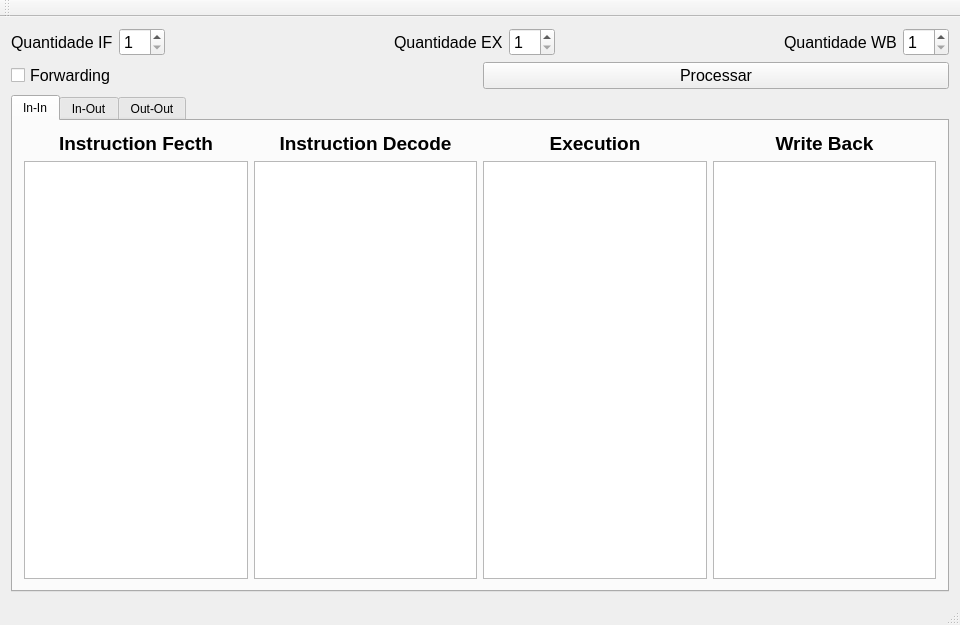
<?xml version="1.0" encoding="UTF-8"?>
<ui version="4.0">
 <class>MainWindow</class>
 <widget class="QMainWindow" name="MainWindow">
  <property name="geometry">
   <rect>
    <x>0</x>
    <y>0</y>
    <width>960</width>
    <height>625</height>
   </rect>
  </property>
  <property name="windowTitle">
   <string>Simulador MIPS</string>
  </property>
  <widget class="QWidget" name="centralWidget">
   <layout class="QGridLayout" name="gridLayout_2">
    <item row="1" column="1">
     <widget class="QCheckBox" name="forwarding">
      <property name="font">
       <font>
        <pointsize>12</pointsize>
       </font>
      </property>
      <property name="text">
       <string>Forwarding</string>
      </property>
     </widget>
    </item>
    <item row="0" column="1" colspan="2">
     <layout class="QGridLayout" name="gridLayout">
      <item row="0" column="2">
       <spacer name="horizontalSpacer">
        <property name="orientation">
         <enum>Qt::Horizontal</enum>
        </property>
        <property name="sizeHint" stdset="0">
         <size>
          <width>40</width>
          <height>20</height>
         </size>
        </property>
       </spacer>
      </item>
      <item row="0" column="6">
       <widget class="QLabel" name="label_4">
        <property name="font">
         <font>
          <pointsize>12</pointsize>
         </font>
        </property>
        <property name="text">
         <string>Quantidade WB</string>
        </property>
       </widget>
      </item>
      <item row="0" column="7">
       <widget class="QSpinBox" name="qtdWB">
        <property name="font">
         <font>
          <pointsize>12</pointsize>
         </font>
        </property>
        <property name="minimum">
         <number>1</number>
        </property>
        <property name="maximum">
         <number>10</number>
        </property>
       </widget>
      </item>
      <item row="0" column="1">
       <widget class="QSpinBox" name="qtdIF">
        <property name="font">
         <font>
          <pointsize>12</pointsize>
         </font>
        </property>
        <property name="minimum">
         <number>1</number>
        </property>
        <property name="maximum">
         <number>10</number>
        </property>
       </widget>
      </item>
      <item row="0" column="0">
       <widget class="QLabel" name="label">
        <property name="font">
         <font>
          <pointsize>12</pointsize>
         </font>
        </property>
        <property name="text">
         <string>Quantidade IF</string>
        </property>
       </widget>
      </item>
      <item row="0" column="3">
       <widget class="QLabel" name="label_3">
        <property name="font">
         <font>
          <pointsize>12</pointsize>
         </font>
        </property>
        <property name="text">
         <string>Quantidade EX</string>
        </property>
       </widget>
      </item>
      <item row="0" column="4">
       <widget class="QSpinBox" name="qtdEX">
        <property name="font">
         <font>
          <pointsize>12</pointsize>
         </font>
        </property>
        <property name="minimum">
         <number>1</number>
        </property>
        <property name="maximum">
         <number>10</number>
        </property>
       </widget>
      </item>
      <item row="0" column="5">
       <spacer name="horizontalSpacer_2">
        <property name="orientation">
         <enum>Qt::Horizontal</enum>
        </property>
        <property name="sizeHint" stdset="0">
         <size>
          <width>40</width>
          <height>20</height>
         </size>
        </property>
       </spacer>
      </item>
     </layout>
    </item>
    <item row="2" column="1" colspan="2">
     <widget class="QTabWidget" name="tabWidget">
      <property name="currentIndex">
       <number>0</number>
      </property>
      <widget class="QWidget" name="InIn">
       <attribute name="title">
        <string>In-In</string>
       </attribute>
       <layout class="QGridLayout" name="gridLayout_4">
        <item row="0" column="0">
         <layout class="QGridLayout" name="gridLayout_3">
          <item row="0" column="0">
           <widget class="QLabel" name="label_2">
            <property name="font">
             <font>
              <pointsize>14</pointsize>
              <weight>75</weight>
              <bold>true</bold>
             </font>
            </property>
            <property name="text">
             <string>Instruction Fecth</string>
            </property>
            <property name="alignment">
             <set>Qt::AlignCenter</set>
            </property>
           </widget>
          </item>
          <item row="0" column="2">
           <widget class="QLabel" name="label_6">
            <property name="font">
             <font>
              <pointsize>14</pointsize>
              <weight>75</weight>
              <bold>true</bold>
             </font>
            </property>
            <property name="text">
             <string>Execution</string>
            </property>
            <property name="alignment">
             <set>Qt::AlignCenter</set>
            </property>
           </widget>
          </item>
          <item row="0" column="1">
           <widget class="QLabel" name="label_5">
            <property name="font">
             <font>
              <pointsize>14</pointsize>
              <weight>75</weight>
              <bold>true</bold>
             </font>
            </property>
            <property name="text">
             <string>Instruction Decode</string>
            </property>
            <property name="alignment">
             <set>Qt::AlignCenter</set>
            </property>
           </widget>
          </item>
          <item row="0" column="3">
           <widget class="QLabel" name="label_7">
            <property name="font">
             <font>
              <pointsize>14</pointsize>
              <weight>75</weight>
              <bold>true</bold>
             </font>
            </property>
            <property name="text">
             <string>Write Back</string>
            </property>
            <property name="alignment">
             <set>Qt::AlignCenter</set>
            </property>
           </widget>
          </item>
          <item row="1" column="0">
           <widget class="QTableWidget" name="InInIF">
            <property name="enabled">
             <bool>true</bool>
            </property>
            <property name="layoutDirection">
             <enum>Qt::LeftToRight</enum>
            </property>
            <property name="sizeAdjustPolicy">
             <enum>QAbstractScrollArea::AdjustToContents</enum>
            </property>
            <property name="editTriggers">
             <set>QAbstractItemView::NoEditTriggers</set>
            </property>
            <property name="alternatingRowColors">
             <bool>true</bool>
            </property>
            <property name="selectionMode">
             <enum>QAbstractItemView::ExtendedSelection</enum>
            </property>
            <attribute name="horizontalHeaderVisible">
             <bool>false</bool>
            </attribute>
            <attribute name="horizontalHeaderHighlightSections">
             <bool>false</bool>
            </attribute>
            <attribute name="verticalHeaderVisible">
             <bool>false</bool>
            </attribute>
            <attribute name="verticalHeaderHighlightSections">
             <bool>false</bool>
            </attribute>
           </widget>
          </item>
          <item row="1" column="1">
           <widget class="QTableWidget" name="InInID">
            <property name="enabled">
             <bool>true</bool>
            </property>
            <property name="layoutDirection">
             <enum>Qt::LeftToRight</enum>
            </property>
            <property name="sizeAdjustPolicy">
             <enum>QAbstractScrollArea::AdjustToContents</enum>
            </property>
            <property name="editTriggers">
             <set>QAbstractItemView::NoEditTriggers</set>
            </property>
            <property name="alternatingRowColors">
             <bool>true</bool>
            </property>
            <property name="selectionMode">
             <enum>QAbstractItemView::ExtendedSelection</enum>
            </property>
            <attribute name="horizontalHeaderVisible">
             <bool>false</bool>
            </attribute>
            <attribute name="horizontalHeaderHighlightSections">
             <bool>false</bool>
            </attribute>
            <attribute name="verticalHeaderVisible">
             <bool>false</bool>
            </attribute>
            <attribute name="verticalHeaderHighlightSections">
             <bool>false</bool>
            </attribute>
           </widget>
          </item>
          <item row="1" column="2">
           <widget class="QTableWidget" name="InInEX">
            <property name="enabled">
             <bool>true</bool>
            </property>
            <property name="layoutDirection">
             <enum>Qt::LeftToRight</enum>
            </property>
            <property name="sizeAdjustPolicy">
             <enum>QAbstractScrollArea::AdjustToContents</enum>
            </property>
            <property name="editTriggers">
             <set>QAbstractItemView::NoEditTriggers</set>
            </property>
            <property name="alternatingRowColors">
             <bool>true</bool>
            </property>
            <property name="selectionMode">
             <enum>QAbstractItemView::ExtendedSelection</enum>
            </property>
            <attribute name="horizontalHeaderVisible">
             <bool>false</bool>
            </attribute>
            <attribute name="horizontalHeaderHighlightSections">
             <bool>false</bool>
            </attribute>
            <attribute name="verticalHeaderVisible">
             <bool>false</bool>
            </attribute>
            <attribute name="verticalHeaderHighlightSections">
             <bool>false</bool>
            </attribute>
           </widget>
          </item>
          <item row="1" column="3">
           <widget class="QTableWidget" name="InInWB">
            <property name="enabled">
             <bool>true</bool>
            </property>
            <property name="layoutDirection">
             <enum>Qt::LeftToRight</enum>
            </property>
            <property name="sizeAdjustPolicy">
             <enum>QAbstractScrollArea::AdjustToContents</enum>
            </property>
            <property name="editTriggers">
             <set>QAbstractItemView::NoEditTriggers</set>
            </property>
            <property name="alternatingRowColors">
             <bool>true</bool>
            </property>
            <property name="selectionMode">
             <enum>QAbstractItemView::ExtendedSelection</enum>
            </property>
            <attribute name="horizontalHeaderVisible">
             <bool>false</bool>
            </attribute>
            <attribute name="horizontalHeaderHighlightSections">
             <bool>false</bool>
            </attribute>
            <attribute name="verticalHeaderVisible">
             <bool>false</bool>
            </attribute>
            <attribute name="verticalHeaderHighlightSections">
             <bool>false</bool>
            </attribute>
           </widget>
          </item>
         </layout>
        </item>
       </layout>
      </widget>
      <widget class="QWidget" name="InOut">
       <attribute name="title">
        <string>In-Out</string>
       </attribute>
       <layout class="QGridLayout" name="gridLayout_6">
        <item row="0" column="0">
         <layout class="QGridLayout" name="gridLayout_5">
          <item row="0" column="0">
           <widget class="QLabel" name="label_8">
            <property name="font">
             <font>
              <pointsize>14</pointsize>
              <weight>75</weight>
              <bold>true</bold>
             </font>
            </property>
            <property name="text">
             <string>Instruction Fecth</string>
            </property>
            <property name="alignment">
             <set>Qt::AlignCenter</set>
            </property>
           </widget>
          </item>
          <item row="0" column="2">
           <widget class="QLabel" name="label_9">
            <property name="font">
             <font>
              <pointsize>14</pointsize>
              <weight>75</weight>
              <bold>true</bold>
             </font>
            </property>
            <property name="text">
             <string>Execution</string>
            </property>
            <property name="alignment">
             <set>Qt::AlignCenter</set>
            </property>
           </widget>
          </item>
          <item row="0" column="1">
           <widget class="QLabel" name="label_10">
            <property name="font">
             <font>
              <pointsize>14</pointsize>
              <weight>75</weight>
              <bold>true</bold>
             </font>
            </property>
            <property name="text">
             <string>Instruction Decode</string>
            </property>
            <property name="alignment">
             <set>Qt::AlignCenter</set>
            </property>
           </widget>
          </item>
          <item row="0" column="3">
           <widget class="QLabel" name="label_11">
            <property name="font">
             <font>
              <pointsize>14</pointsize>
              <weight>75</weight>
              <bold>true</bold>
             </font>
            </property>
            <property name="text">
             <string>Write Back</string>
            </property>
            <property name="alignment">
             <set>Qt::AlignCenter</set>
            </property>
           </widget>
          </item>
          <item row="1" column="0">
           <widget class="QTableWidget" name="InOutIF">
            <property name="enabled">
             <bool>true</bool>
            </property>
            <property name="editTriggers">
             <set>QAbstractItemView::NoEditTriggers</set>
            </property>
            <property name="alternatingRowColors">
             <bool>true</bool>
            </property>
            <attribute name="horizontalHeaderVisible">
             <bool>false</bool>
            </attribute>
            <attribute name="horizontalHeaderHighlightSections">
             <bool>false</bool>
            </attribute>
            <attribute name="verticalHeaderVisible">
             <bool>false</bool>
            </attribute>
            <attribute name="verticalHeaderHighlightSections">
             <bool>false</bool>
            </attribute>
           </widget>
          </item>
          <item row="1" column="1">
           <widget class="QTableWidget" name="InOutID">
            <property name="enabled">
             <bool>true</bool>
            </property>
            <property name="editTriggers">
             <set>QAbstractItemView::NoEditTriggers</set>
            </property>
            <property name="alternatingRowColors">
             <bool>true</bool>
            </property>
            <attribute name="horizontalHeaderVisible">
             <bool>false</bool>
            </attribute>
            <attribute name="horizontalHeaderHighlightSections">
             <bool>false</bool>
            </attribute>
            <attribute name="verticalHeaderVisible">
             <bool>false</bool>
            </attribute>
            <attribute name="verticalHeaderHighlightSections">
             <bool>false</bool>
            </attribute>
           </widget>
          </item>
          <item row="1" column="2">
           <widget class="QTableWidget" name="InOutEX">
            <property name="enabled">
             <bool>true</bool>
            </property>
            <property name="editTriggers">
             <set>QAbstractItemView::NoEditTriggers</set>
            </property>
            <property name="alternatingRowColors">
             <bool>true</bool>
            </property>
            <attribute name="horizontalHeaderVisible">
             <bool>false</bool>
            </attribute>
            <attribute name="horizontalHeaderHighlightSections">
             <bool>false</bool>
            </attribute>
            <attribute name="verticalHeaderVisible">
             <bool>false</bool>
            </attribute>
            <attribute name="verticalHeaderHighlightSections">
             <bool>false</bool>
            </attribute>
           </widget>
          </item>
          <item row="1" column="3">
           <widget class="QTableWidget" name="InOutWB">
            <property name="enabled">
             <bool>true</bool>
            </property>
            <property name="editTriggers">
             <set>QAbstractItemView::NoEditTriggers</set>
            </property>
            <property name="alternatingRowColors">
             <bool>true</bool>
            </property>
            <attribute name="horizontalHeaderVisible">
             <bool>false</bool>
            </attribute>
            <attribute name="horizontalHeaderHighlightSections">
             <bool>false</bool>
            </attribute>
            <attribute name="verticalHeaderVisible">
             <bool>false</bool>
            </attribute>
            <attribute name="verticalHeaderHighlightSections">
             <bool>false</bool>
            </attribute>
           </widget>
          </item>
         </layout>
        </item>
       </layout>
      </widget>
      <widget class="QWidget" name="OutOut">
       <attribute name="title">
        <string>Out-Out</string>
       </attribute>
       <layout class="QGridLayout" name="gridLayout_8">
        <item row="0" column="0">
         <layout class="QGridLayout" name="gridLayout_7">
          <item row="0" column="0">
           <widget class="QLabel" name="label_12">
            <property name="font">
             <font>
              <pointsize>14</pointsize>
              <weight>75</weight>
              <bold>true</bold>
             </font>
            </property>
            <property name="text">
             <string>Instruction Fecth</string>
            </property>
            <property name="alignment">
             <set>Qt::AlignCenter</set>
            </property>
           </widget>
          </item>
          <item row="0" column="2">
           <widget class="QLabel" name="label_13">
            <property name="font">
             <font>
              <pointsize>14</pointsize>
              <weight>75</weight>
              <bold>true</bold>
             </font>
            </property>
            <property name="text">
             <string>Execution</string>
            </property>
            <property name="alignment">
             <set>Qt::AlignCenter</set>
            </property>
           </widget>
          </item>
          <item row="0" column="1">
           <widget class="QLabel" name="label_14">
            <property name="font">
             <font>
              <pointsize>14</pointsize>
              <weight>75</weight>
              <bold>true</bold>
             </font>
            </property>
            <property name="text">
             <string>Instruction Decode</string>
            </property>
            <property name="alignment">
             <set>Qt::AlignCenter</set>
            </property>
           </widget>
          </item>
          <item row="0" column="3">
           <widget class="QLabel" name="label_15">
            <property name="font">
             <font>
              <pointsize>14</pointsize>
              <weight>75</weight>
              <bold>true</bold>
             </font>
            </property>
            <property name="text">
             <string>Write Back</string>
            </property>
            <property name="alignment">
             <set>Qt::AlignCenter</set>
            </property>
           </widget>
          </item>
          <item row="1" column="0">
           <widget class="QTableWidget" name="OutOutIF">
            <property name="enabled">
             <bool>true</bool>
            </property>
            <property name="editTriggers">
             <set>QAbstractItemView::NoEditTriggers</set>
            </property>
            <property name="defaultDropAction">
             <enum>Qt::IgnoreAction</enum>
            </property>
            <property name="alternatingRowColors">
             <bool>true</bool>
            </property>
            <attribute name="horizontalHeaderVisible">
             <bool>false</bool>
            </attribute>
            <attribute name="horizontalHeaderHighlightSections">
             <bool>false</bool>
            </attribute>
            <attribute name="verticalHeaderVisible">
             <bool>false</bool>
            </attribute>
            <attribute name="verticalHeaderHighlightSections">
             <bool>false</bool>
            </attribute>
           </widget>
          </item>
          <item row="1" column="1">
           <widget class="QTableWidget" name="OutOutID">
            <property name="enabled">
             <bool>true</bool>
            </property>
            <property name="editTriggers">
             <set>QAbstractItemView::NoEditTriggers</set>
            </property>
            <property name="defaultDropAction">
             <enum>Qt::IgnoreAction</enum>
            </property>
            <property name="alternatingRowColors">
             <bool>true</bool>
            </property>
            <attribute name="horizontalHeaderVisible">
             <bool>false</bool>
            </attribute>
            <attribute name="horizontalHeaderHighlightSections">
             <bool>false</bool>
            </attribute>
            <attribute name="verticalHeaderVisible">
             <bool>false</bool>
            </attribute>
            <attribute name="verticalHeaderHighlightSections">
             <bool>false</bool>
            </attribute>
           </widget>
          </item>
          <item row="1" column="2">
           <widget class="QTableWidget" name="OutOutEX">
            <property name="enabled">
             <bool>true</bool>
            </property>
            <property name="editTriggers">
             <set>QAbstractItemView::NoEditTriggers</set>
            </property>
            <property name="defaultDropAction">
             <enum>Qt::IgnoreAction</enum>
            </property>
            <property name="alternatingRowColors">
             <bool>true</bool>
            </property>
            <attribute name="horizontalHeaderVisible">
             <bool>false</bool>
            </attribute>
            <attribute name="horizontalHeaderHighlightSections">
             <bool>false</bool>
            </attribute>
            <attribute name="verticalHeaderVisible">
             <bool>false</bool>
            </attribute>
            <attribute name="verticalHeaderHighlightSections">
             <bool>false</bool>
            </attribute>
           </widget>
          </item>
          <item row="1" column="3">
           <widget class="QTableWidget" name="OutOutWB">
            <property name="enabled">
             <bool>true</bool>
            </property>
            <property name="editTriggers">
             <set>QAbstractItemView::NoEditTriggers</set>
            </property>
            <property name="defaultDropAction">
             <enum>Qt::IgnoreAction</enum>
            </property>
            <property name="alternatingRowColors">
             <bool>true</bool>
            </property>
            <attribute name="horizontalHeaderVisible">
             <bool>false</bool>
            </attribute>
            <attribute name="horizontalHeaderHighlightSections">
             <bool>false</bool>
            </attribute>
            <attribute name="verticalHeaderVisible">
             <bool>false</bool>
            </attribute>
            <attribute name="verticalHeaderHighlightSections">
             <bool>false</bool>
            </attribute>
           </widget>
          </item>
         </layout>
        </item>
       </layout>
      </widget>
     </widget>
    </item>
    <item row="1" column="2">
     <widget class="QPushButton" name="Processar">
      <property name="font">
       <font>
        <pointsize>12</pointsize>
       </font>
      </property>
      <property name="text">
       <string>Processar</string>
      </property>
     </widget>
    </item>
   </layout>
  </widget>
  <widget class="QMenuBar" name="menuBar">
   <property name="geometry">
    <rect>
     <x>0</x>
     <y>0</y>
     <width>960</width>
     <height>22</height>
    </rect>
   </property>
  </widget>
  <widget class="QToolBar" name="mainToolBar">
   <attribute name="toolBarArea">
    <enum>TopToolBarArea</enum>
   </attribute>
   <attribute name="toolBarBreak">
    <bool>false</bool>
   </attribute>
  </widget>
  <widget class="QStatusBar" name="statusBar"/>
 </widget>
 <layoutdefault spacing="6" margin="11"/>
 <resources/>
 <connections/>
</ui>
